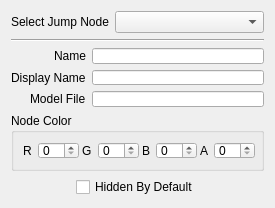
<?xml version="1.0" encoding="UTF-8"?>
<ui version="4.0">
 <class>fso::fred::dialogs::JumpNodeEditorDialog</class>
 <widget class="QDialog" name="fso::fred::dialogs::JumpNodeEditorDialog">
  <property name="enabled">
   <bool>true</bool>
  </property>
  <property name="geometry">
   <rect>
    <x>0</x>
    <y>0</y>
    <width>275</width>
    <height>208</height>
   </rect>
  </property>
  <property name="minimumSize">
   <size>
    <width>275</width>
    <height>208</height>
   </size>
  </property>
  <property name="windowTitle">
   <string>Jump Node Editor</string>
  </property>
  <layout class="QVBoxLayout" name="verticalLayout_2">
   <item>
    <layout class="QVBoxLayout" name="verticalLayout">
     <item>
      <layout class="QFormLayout" name="formLayout">
       <item row="0" column="0">
        <widget class="QLabel" name="selectJumpNodeLabel">
         <property name="text">
          <string>Select Jump Node</string>
         </property>
        </widget>
       </item>
       <item row="0" column="1">
        <widget class="QComboBox" name="selectJumpNodeComboBox"/>
       </item>
      </layout>
     </item>
     <item>
      <widget class="Line" name="line">
       <property name="orientation">
        <enum>Qt::Horizontal</enum>
       </property>
      </widget>
     </item>
     <item>
      <layout class="QFormLayout" name="formLayout_3">
       <property name="labelAlignment">
        <set>Qt::AlignRight|Qt::AlignTrailing|Qt::AlignVCenter</set>
       </property>
       <item row="0" column="0">
        <widget class="QLabel" name="nameLabel">
         <property name="text">
          <string>Name</string>
         </property>
        </widget>
       </item>
       <item row="0" column="1">
        <widget class="QLineEdit" name="nameLineEdit"/>
       </item>
       <item row="1" column="0">
        <widget class="QLabel" name="displayNameLabel">
         <property name="text">
          <string>Display Name</string>
         </property>
        </widget>
       </item>
       <item row="1" column="1">
        <widget class="QLineEdit" name="displayNameLineEdit"/>
       </item>
       <item row="2" column="0">
        <widget class="QLabel" name="modelFileLabel">
         <property name="text">
          <string>Model File</string>
         </property>
        </widget>
       </item>
       <item row="2" column="1">
        <widget class="QLineEdit" name="modelFileLineEdit"/>
       </item>
      </layout>
     </item>
     <item>
      <widget class="QGroupBox" name="groupBox">
       <property name="title">
        <string>Node Color</string>
       </property>
       <layout class="QHBoxLayout" name="horizontalLayout">
        <item>
         <widget class="QLabel" name="redLabel">
          <property name="text">
           <string>R</string>
          </property>
         </widget>
        </item>
        <item>
         <widget class="QSpinBox" name="redSpinBox">
          <property name="minimumSize">
           <size>
            <width>41</width>
            <height>0</height>
           </size>
          </property>
          <property name="maximum">
           <number>255</number>
          </property>
          <property name="value">
           <number>0</number>
          </property>
         </widget>
        </item>
        <item>
         <widget class="QLabel" name="greenLabel">
          <property name="text">
           <string>G</string>
          </property>
         </widget>
        </item>
        <item>
         <widget class="QSpinBox" name="greenSpinBox">
          <property name="minimumSize">
           <size>
            <width>41</width>
            <height>0</height>
           </size>
          </property>
          <property name="maximum">
           <number>255</number>
          </property>
          <property name="value">
           <number>0</number>
          </property>
         </widget>
        </item>
        <item>
         <widget class="QLabel" name="blueLabel">
          <property name="text">
           <string>B</string>
          </property>
         </widget>
        </item>
        <item>
         <widget class="QSpinBox" name="blueSpinBox">
          <property name="minimumSize">
           <size>
            <width>41</width>
            <height>0</height>
           </size>
          </property>
          <property name="maximum">
           <number>255</number>
          </property>
          <property name="value">
           <number>0</number>
          </property>
         </widget>
        </item>
        <item>
         <widget class="QLabel" name="alphaLabel">
          <property name="text">
           <string>A</string>
          </property>
         </widget>
        </item>
        <item>
         <widget class="QSpinBox" name="alphaSpinBox">
          <property name="minimumSize">
           <size>
            <width>41</width>
            <height>0</height>
           </size>
          </property>
          <property name="maximum">
           <number>255</number>
          </property>
          <property name="value">
           <number>0</number>
          </property>
         </widget>
        </item>
       </layout>
      </widget>
     </item>
     <item>
      <layout class="QHBoxLayout" name="horizontalLayout_2">
       <item>
        <spacer name="horizontalSpacer_2">
         <property name="orientation">
          <enum>Qt::Horizontal</enum>
         </property>
         <property name="sizeHint" stdset="0">
          <size>
           <width>40</width>
           <height>20</height>
          </size>
         </property>
        </spacer>
       </item>
       <item>
        <widget class="QCheckBox" name="hiddenByDefaultCheckBox">
         <property name="text">
          <string>Hidden By Default</string>
         </property>
        </widget>
       </item>
       <item>
        <spacer name="horizontalSpacer">
         <property name="orientation">
          <enum>Qt::Horizontal</enum>
         </property>
         <property name="sizeHint" stdset="0">
          <size>
           <width>40</width>
           <height>20</height>
          </size>
         </property>
        </spacer>
       </item>
      </layout>
     </item>
    </layout>
   </item>
  </layout>
 </widget>
 <resources/>
 <connections/>
</ui>
